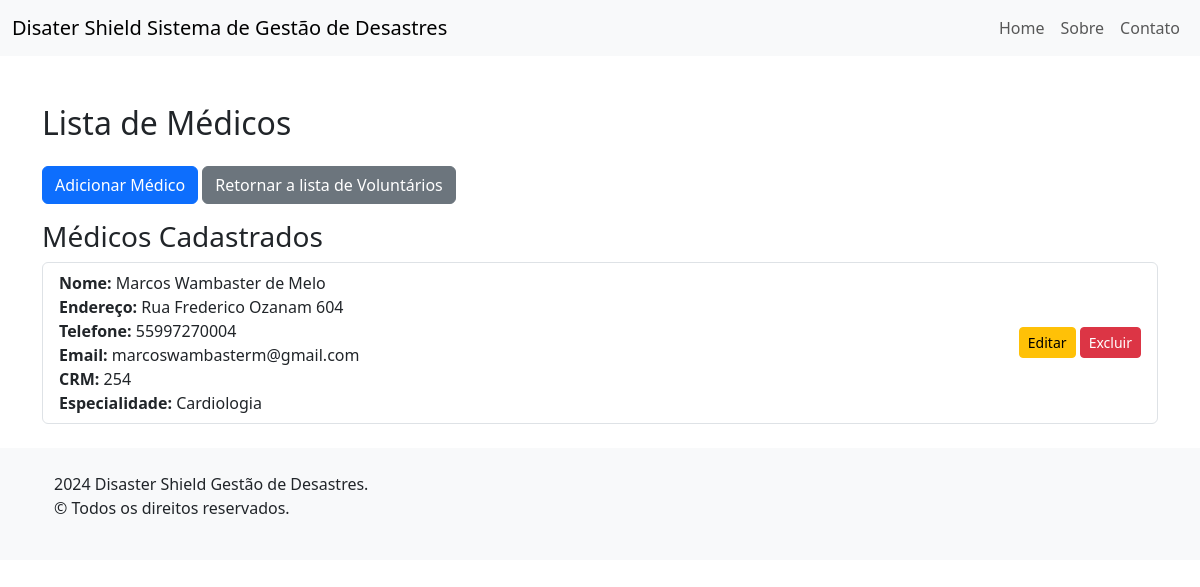
The page /voluntarios/voluntarios/medicos/ on the database its author committed.
### voluntarios/models.py (models this page shows, shortened)
class Voluntario(models.Model):
    nome = models.CharField(max_length=100)
    endereco = models.CharField(max_length=200)
    telefone = models.CharField(max_length=15)
    email = models.EmailField()
    class Meta:
        abstract = True

class Medico(Voluntario):
    crm = models.CharField(max_length=20)
    ESPECIALIDADES = [
        ('Cardiologia', 'Cardiologia'),
        ('Dermatologia', 'Dermatologia'),
        ('Ginecologia', 'Ginecologia'),
        ('Neurologia', 'Neurologia'),
        ('Ortopedia', 'Ortopedia'),
        ('Pediatria', 'Pediatria'),
        ('Psiquiatria', 'Psiquiatria'),
        ('Urologia', 'Urologia'),
    ]
    especialidade = models.CharField(
        max_length=50,
        choices=ESPECIALIDADES,
    )

### voluntarios/views.py (the view)
# urls.py: path('voluntarios/medicos/', views.listar_medicos, name='lista_medicos'),
def listar_medicos(request):
    medicos = Medico.objects.all()
    return render(request, './lista_medicos.html', {'medicos': medicos})

### voluntarios/templates/lista_medicos.html (shortened to what this page needs)
{% extends "base.html" %}
{% block content %}
<div class="container mt-5">
    <h2 class="my-4">Lista de Médicos</h2>
    <a href="{% url 'adicionar_medico' %}" class="btn btn-primary mb-3">Adicionar Médico</a>
    <a href="{% url 'lista_voluntarios' %}" class="btn btn-secondary mb-3">Retornar a lista de Voluntários</a>
    {% if medicos %}
        <h3>Médicos Cadastrados</h3>
        <ul class="list-group mb-4">
            {% for medico in medicos %}
                <li class="list-group-item d-flex justify-content-between align-items-center">
                    <div>
                        <strong>Nome:</strong> {{ medico.nome }}<br>
                        <strong>Endereço:</strong> {{ medico.endereco }}<br>
                        <strong>Telefone:</strong> {{ medico.telefone }}<br>
                        <strong>Email:</strong> {{ medico.email }}<br>
                        <strong>CRM:</strong> {{ medico.crm }}<br>
                        <strong>Especialidade:</strong> {{ medico.especialidade }}
                    </div>
                    <div>
                        <a href="{% url 'editar_medico' medico.pk %}" class="btn btn-warning btn-sm">Editar</a>
                        <a href="{% url 'excluir_medico' medico.pk %}" class="btn btn-danger btn-sm">Excluir</a>
                    </div>
                </li>
            {% endfor %}
        </ul>
    {% else %}
        <div class="alert alert-info" role="alert">
            Não há médicos cadastrados no sistema.
        </div>
    {% endif %}
</div>
{% endblock %}

### rows shown on the page
Medico: nome "Marcos Wambaster de Melo", endereco "Rua Frederico Ozanam 604", telefone "55997270004", email "marcoswambasterm@gmail.com", crm "254", especialidade "Cardiologia"
